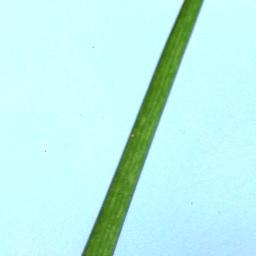
#> input picture projek_pdc/rice_leaf_diseases/train/healthy/shape_105_.jpg, 256 x 256 px; its folder holds only this picture in this run
$ jupyter execute --allow-errors Projek-PDC.ipynb   (shell and % lines are left out)
#> lines starting #> are read from the running program, lines starting #| are printed output that depends on the picture; after the words box and inside, x2 and y2 are one past the last pixel; in counts of white or black regions, pixels touching at a corner belong together
#> further down, img is the input picture: PIL image 256x256 RGB; mean R, G, B 189.9, 239.9, 234.4
#> `R = im_arr[:, :, 0]`:
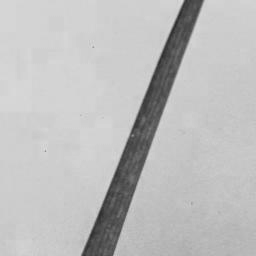
#> R: shape (256, 256); min 42, max 220, mean 189.9
#> `G = im_arr[:, :, 1]`:
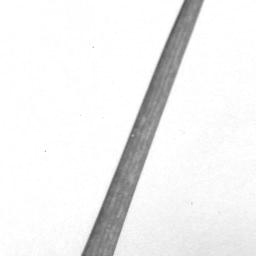
#> G: shape (256, 256); min 84, max 255, mean 239.9
#> `B = im_arr[:, :, 2]`:
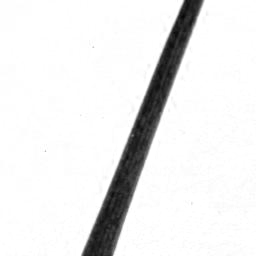
#> B: shape (256, 256); min 5, max 255, mean 234.4
#> the loop `while bg_frac < 0.2:` made 1 pass
#> pass 1, `bg_mask = ((R>thres) | (B>thres))# & (G < 100)`:
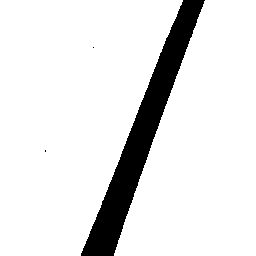
#> bg_mask: shape (256, 256) bool; 89.6% white; 3 black regions (2 under 20 px), largest, box (x1, y1, x2, y2) and area: (81, 0, 205, 256) 6807
#> after the loop `while bg_frac < 0.2:`: thres = 215
#> `bg_mask = binary_closing(erosion(binary_opening(bg_mask, selem), np.on..`:
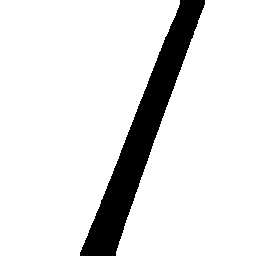
#> bg_mask: shape (256, 256) bool; 88.5% white; 1 black region, box (x1, y1, x2, y2) and area: (80, 0, 205, 256) 7517
#> `label, num_label = ndimage.label(~bg_mask)`: num_label = 1
#> `size = np.bincount(label.ravel())`: size = [58019, 7517]
#> `biggest_label = size[1:].argmax() + 1`: biggest_label = 1
#> `im_arr[~bg_mask, 0] = 0`:
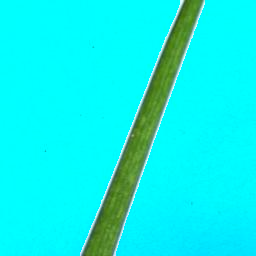
#> im_arr: shape (256, 256, 3); mean R, G, B 11.2, 239.9, 234.4
#> `im_arr[~bg_mask, 1] = 0`:
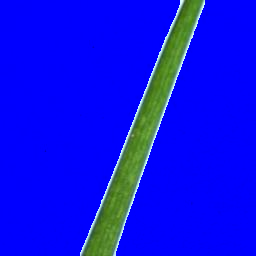
#> im_arr: shape (256, 256, 3); mean R, G, B 11.2, 16.8, 234.4
#> `im_arr[~bg_mask, 2] = 0`:
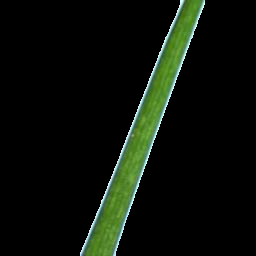
#> im_arr: shape (256, 256, 3); mean R, G, B 11.2, 16.8, 9.2
[cell 1]
#import libraries
import matplotlib.pyplot as plt
import numpy as np

import skimage.io
from skimage.color import rgb2hsv
from skimage.exposure import equalize_adapthist

import cv2

import os

from rembg.bg import remove
import io
from PIL import Image
from PIL import ImageFile
ImageFile.LOAD_TRUNCATED_IMAGES = True

# print(os.listdir("rice_leaf_diseases"))

[cell 2]
#path folder penyakit
ori_blb_path = "rice_leaf_diseases/train/bacterial_leaf_blight/"
ori_bs_path = "rice_leaf_diseases/train/brown_spot/"
ori_ls_path = "rice_leaf_diseases/train/leaf_smut/"
ori_healthy_path = "rice_leaf_diseases/train/healthy/"

[cell 3]
import colorcorrect.algorithm as cca
from colorcorrect.util import from_pil, to_pil


def colorBalance(image, name, path):
  """
  Implement cca.max_white color correction algorithm
    using colorcorrect library
  Args:
        image: image object that will be color balanced
        name: filename of the saved color balanced image
        path: color balanced image destination folder
  Returns:
  """
  try:
    to_pil(cca.max_white(from_pil(image))).save(path + name)

  except Exception as e:
    print(f"Error : {e}")

[cell 4]
# path setelah color balanced
cb_blb_path = "rld_img_cb/blb/"
cb_bs_path = "rld_img_cb/bs/"
cb_ls_path = "rld_img_cb/ls/"
cb_healthy_path = "rld_img_cb/healthy/"

# [20 lines of commented-out code are left out]

[cell 5]
from skimage.morphology import binary_closing, binary_opening, erosion
import numpy as np

[cell 6]
selem = np.zeros((25, 25))

ci,cj=12, 12
cr=13

# Create index arrays to z
I,J=np.meshgrid(np.arange(selem.shape[0]),np.arange(selem.shape[1]))

# calculate distance of all points to centre
dist=np.sqrt((I-ci)**2+(J-cj)**2)

# Assign value of 1 to those points where dist<cr:
selem[np.where(dist<=cr)]=1

[cell 7]
import numpy as np
from scipy import ndimage
from PIL import Image
import os

[cell 8]
ori_blb_path = "rice_leaf_diseases/train/bacterial_leaf_blight/"
ori_bs_path = "rice_leaf_diseases/train/brown_spot/"
ori_ls_path = "rice_leaf_diseases/train/leaf_smut/"

r_blb_path = "bgr_rmv_erosion/blb/train/"
r_bs_path = "bgr_rmv_erosion/bs/train/"
r_ls_path = "bgr_rmv_erosion/ls/train/"


e_blb_path = "erosion_mask/blb/"
e_bs_path = "erosion_mask/bs/"
e_ls_path = "erosion_mask/ls/"

Background Removal Erosion is based from this website "https://github.com/ejmmedina/rice-disease-classification/blob/master/riceimg-clf-ml2.ipynb"

#> (a cell that did not finish here is left out)

#> (a cell that did not finish here is left out)

#> (a cell that did not finish here is left out)

[cell 12]
healthy_os_path = os.listdir(ori_healthy_path)
#> (the rest of this cell did not finish here and is left out)

$ run again, on projek_pdc/rice_leaf_diseases/train/healthy/shape_243_.jpg
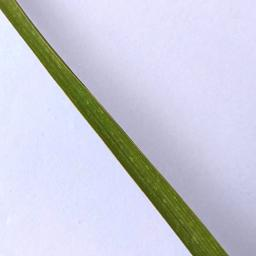
#> input picture projek_pdc/rice_leaf_diseases/train/healthy/shape_243_.jpg, 256 x 256 px
#> img is the input picture: PIL image 256x256 RGB; mean R, G, B 201.5, 202.8, 216.9
#> the loop `while bg_frac < 0.2:` made 1 pass
#> pass 1, `bg_mask = ((R>thres) | (B>thres))# & (G < 100)`:
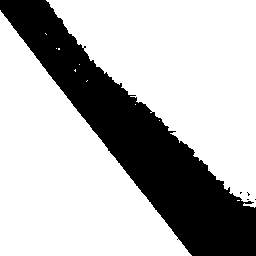
#> bg_mask: shape (256, 256) bool; 71.9% white; 5 black regions (4 under 20 px), largest, box (x1, y1, x2, y2) and area: (0, 0, 256, 256) 18385
#> after the loop `while bg_frac < 0.2:`: thres = 215
#> label: shape (256, 256) int32; values 0 (black) and 1 (white), 30.1% white; 1 white region, box (x1, y1, x2, y2) and area: (0, 0, 256, 256) 19715
#> num_label = 1
#> size = [45821, 19715]
#> biggest_label = 1
#> `im_arr[~bg_mask, 2] = 0`:
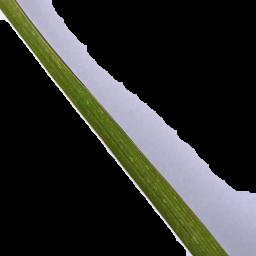
#> im_arr: shape (256, 256, 3); mean R, G, B 45.6, 46.6, 42.8

$ run again, on projek_pdc/rice_leaf_diseases/train/healthy/shape_245_.jpg
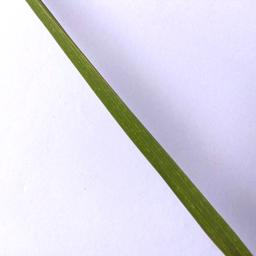
#> input picture projek_pdc/rice_leaf_diseases/train/healthy/shape_245_.jpg, 256 x 256 px
#> img is the input picture: PIL image 256x256 RGB; mean R, G, B 217.2, 215.1, 227.3
#> the loop `while bg_frac < 0.2:` made 1 pass
#> pass 1, `bg_mask = ((R>thres) | (B>thres))# & (G < 100)`:
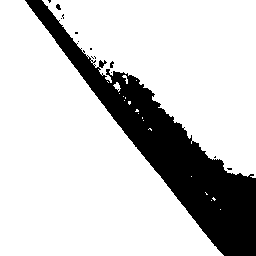
#> bg_mask: shape (256, 256) bool; 80.4% white; 14 black regions (12 under 20 px), largest, box (x1, y1, x2, y2) and area: (25, 0, 256, 256) 12765, (56, 4, 61, 10) 21
#> after the loop `while bg_frac < 0.2:`: thres = 215
#> label: shape (256, 256) int32; values 0 (black) and 1 (white), 22.4% white; 1 white region, box (x1, y1, x2, y2) and area: (25, 0, 256, 256) 14704
#> num_label = 1
#> size = [50832, 14704]
#> biggest_label = 1
#> `im_arr[~bg_mask, 2] = 0`:
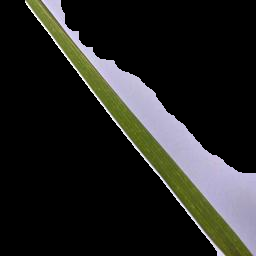
#> im_arr: shape (256, 256, 3); mean R, G, B 34.2, 34.5, 32.3
